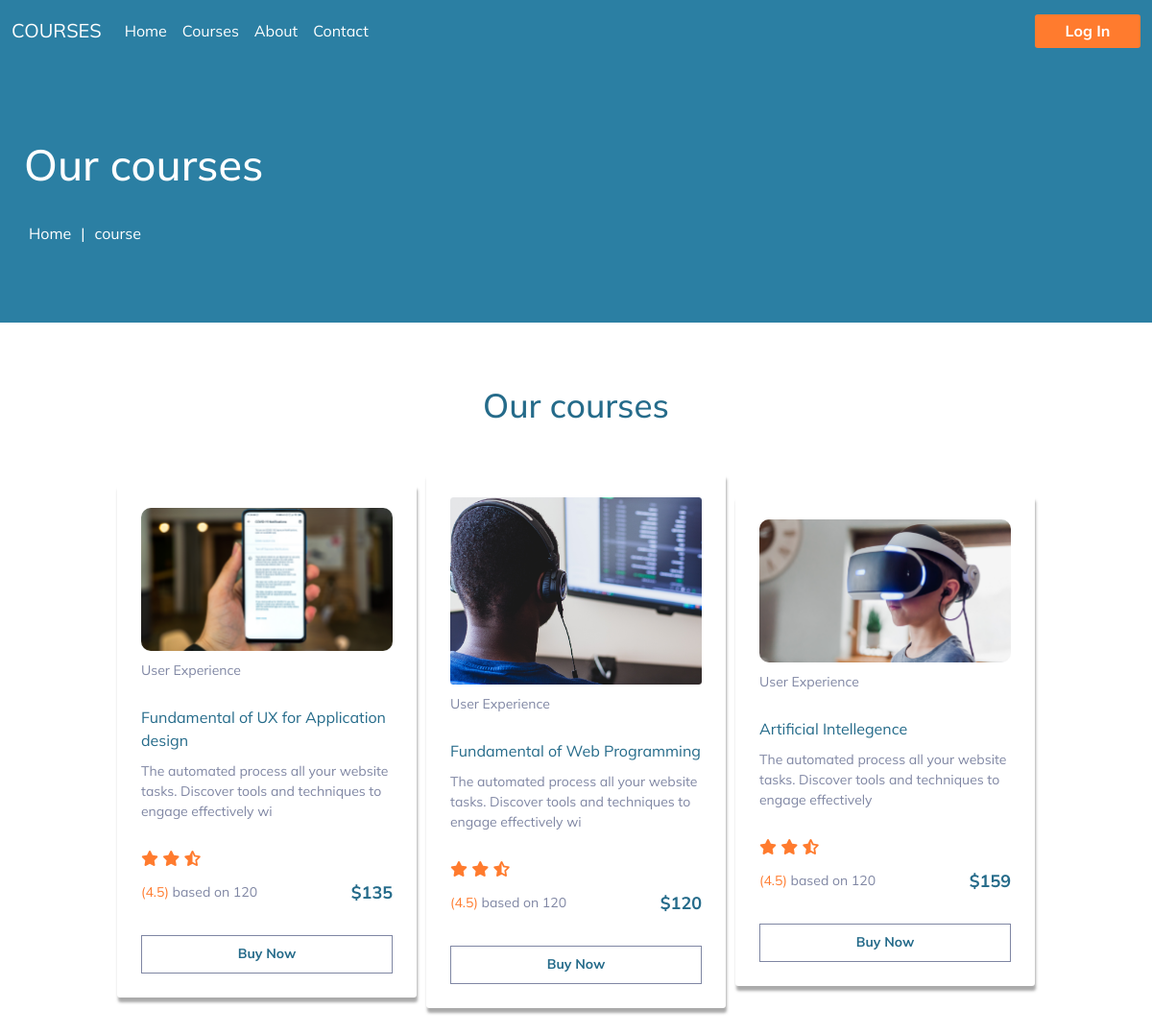
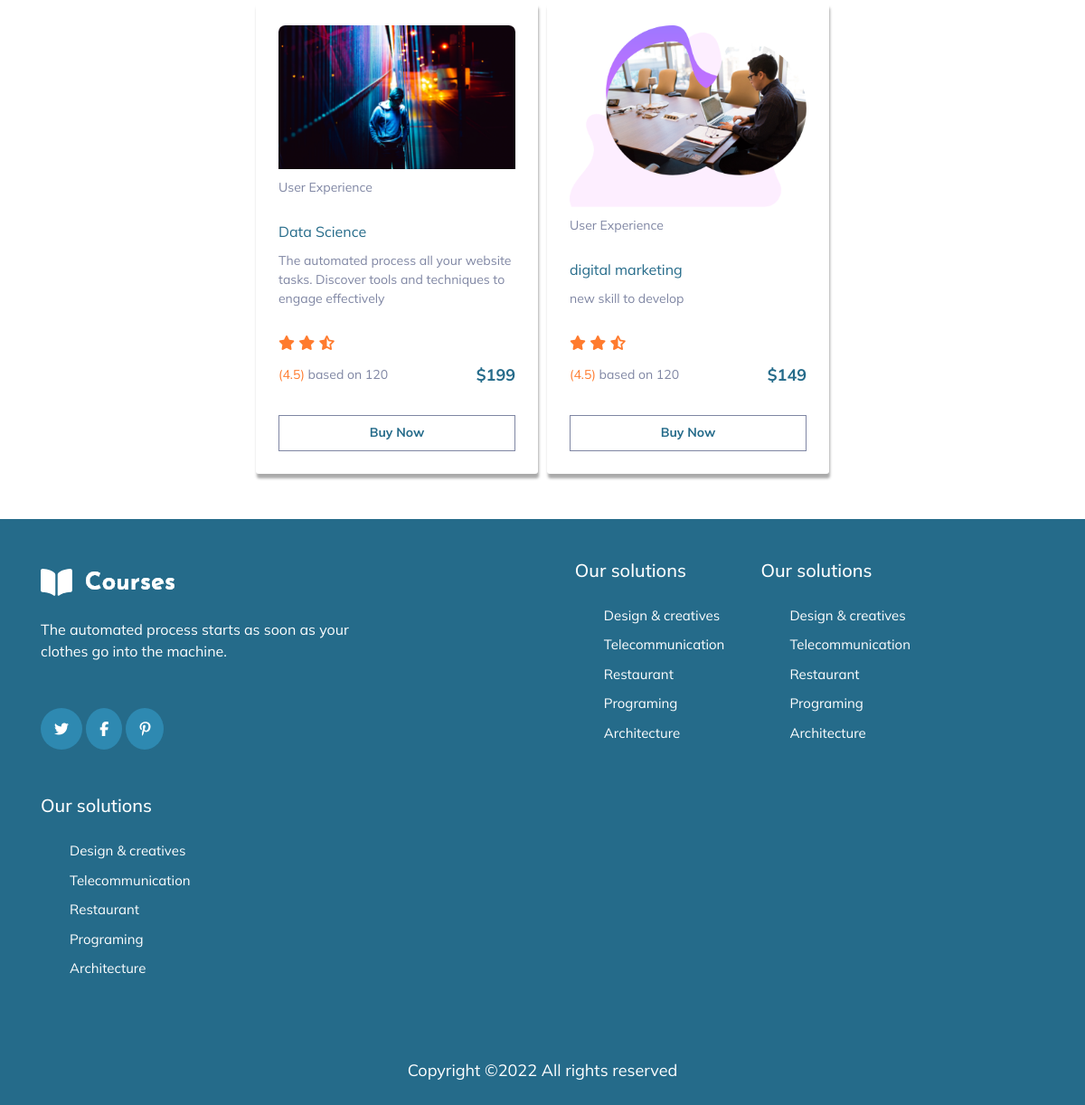
/courses.php, run on the app's committed database (2 pictures, top to bottom).
### tables this page shows
CREATE TABLE `subject` (
  `s_id` int(10) NOT NULL,
  `s_name` varchar(100) NOT NULL,
  `s_disc` varchar(100) NOT NULL,
  `s_price` int(100) NOT NULL,
  `s_img` varchar(255) NOT NULL
);

### courses.php (the view)
<?php
include 'header.php';
?>
<!DOCTYPE html>
<html lang="en">
<body>
    <section>
        <div class="course_container">
        <div class="course_container_data">
            <div class="course_container_data_heading">
                <h1>Our courses</h1>
                </div>
                <div class="course_container_data_back">
                    <p><a href="index.php">Home</a></p>
                    <p>|</p>
                    <p><a href="courses.php">course</a></p>
                </div>
        </div>
    </div>
    </section>
    <section>
        <div class="featured">
            <div class="featured_head">
                <h4>Our courses</h4>
            </div>
            <div class="featured_card">
                <?php
                include 'connection.php';
                $sql = "select *from subject";
                $result = mysqli_query($conn,$sql);
                if(mysqli_num_rows($result)>0){
                    while($row = mysqli_fetch_assoc($result)){
                ?>
                <div class="featured_card_inside">
                    <img src="<?php echo "uploadimage/".$row['s_img']?>" alt="course image">
                    <p>User Experience</p>
                    <a href=""><?php echo $row['s_name']?></a>
                    <p><?php echo $row['s_disc']?></p>
                    <div>
                        <i class="fa-solid fa-star"></i>
                        <i class="fa-solid fa-star"></i>
                        <i class="fa-solid fa-star-half-stroke"></i>
                    </div>
                    <div class="featured_card_inside_order">
                        <div class="featured_card_inside_order_review"><p><span>(4.5)</span> based on 120</p></div>
                        <p id="price">$<?php echo $row['s_price']?></p>
                    </div>
                    <div class="featured_card_inside_btn">
                        <a href="buycourse.php?id=<?php echo $row['s_id']?>"><button class="css-button-sliding-to-bottom--black">Buy Now</button></a>
                    </div>
                </div>
<?php
 }
}
?>
            </div>
        </div>
    </section>
</body>
</html>
<?php
include 'footer.php';
?>

### header.php (shortened to what this page needs)
<!DOCTYPE html>
<html lang="en">
<head>
    <link rel="stylesheet" href="./assets/css/style.css">
    <link href="https://cdn.jsdelivr.net/npm/bootstrap@5.0.2/dist/css/bootstrap.min.css" rel="stylesheet">
</head>
<body>
<?php
                    include 'connection.php';
                    ?>
    <nav class="navbar navbar-expand-lg navbar-light custom-nav">
        <div class="container-fluid inside-nav">
            <a class="navbar-brand text-white" href="index.php">COURSES</a>
            <div class="collapse navbar-collapse" id="navbarSupportedContent">
                <ul class="navbar-nav me-auto mb-2 mb-lg-0 ">
                    <li class="nav-item">
                        <a class="nav-link text-white"  href="index.php">Home</a>
                    </li>
                    <li class="nav-item">
                        <a class="nav-link text-white" href="courses.php">Courses</a>
                    </li>
                    <li class="nav-item">
                        <a class="nav-link text-white" href="about.php">About</a>
                    </li>
                    <li class="nav-item">
                        <a class="nav-link text-white" href="contact.php">Contact</a>
                    </li>
                </ul>
                    <?php
                    if(isset($_SESSION['$username'])){
                        $sql3 = "select *from userinformation  where user_id = '{$userid}'";
                        $result3 = mysqli_query($conn,$sql3);
                        $row3 = mysqli_fetch_assoc($result3);
                        if(empty($row3['user_img'])){
                        echo '<div class="dropdown">';
  echo '<button class="btn btn-secondary profile" type="button" id="dropdownMenuButton1" data-bs-toggle="dropdown" aria-expanded="false">';
  echo '<i class="fa-solid fa-user"></i>';
  echo '</button>';
  echo '<ul class="dropdown-menu " aria-labelledby="dropdownMenuButton1">';
          echo '<li><a href="profile.php">Profile</a></li>';
          echo '<li><a href="auth/logout.php">Logout</a></li>';
  echo '</ul>';
echo '</div>';
}
else{
    echo '<div class="dropdown">';
  echo '<button class="btn btn-secondary profile p-0" type="button" id="dropdownMenuButton1" data-bs-toggle="dropdown" aria-expanded="false">';
  ?>
<img src="<?php echo "auth/profileimage/".$row3['user_img']?>" style="width: 100%;
    height: 3em;
    border-radius: 25px;"; alt="course image">
  <?php
  echo '</button>';
  echo '<ul class="dropdown-menu " aria-labelledby="dropdownMenuButton1">';
          echo '<li><a href="profile.php">Profile</a></li>';
          echo '<li><a href="auth/logout.php">Logout</a></li>';
  echo '</ul>';
echo '</div>';
}
                    }
                    else{
                        echo '<li style="list-style:none;"><a href="auth/index.php"><button class="css-button css-button-sliding-to-right css-button-sliding-to-left--black">Log In</button></a></li>';
}
?>
            </div>
        </div>
    </nav>
</body>
</html>

### footer.php (shortened to what this page needs)
<!DOCTYPE html>
<html lang="en">
<head>
    <link rel="stylesheet" href="../assets/css/style.css">
</head>
<body>
    <div class="overflow" >
    <section>
        <div class="footer">
            <div class="footer_top">
                <div class="footer_top_left">
                    <div>
                        <img src="./assets/img/logo.webp" alt="">
                    </div>
                    <div>
                        <p>The automated process starts as soon as your clothes go into the machine.</p>
                    </div>
                    <div>
                        <a href=""><i class="fa-brands fa-twitter"></i></a>
                        <a href=""><i class="fa-brands fa-facebook-f"></i></a>
                        <a href=""><i class="fa-brands fa-pinterest-p"></i></a>
                    </div>
                </div>
                <div class="footer_data">
                    <h4>Our solutions</h4>
                    <ul>
                        <li><a href="">Design & creatives</a></li>
                        <li><a href="">Telecommunication</a></li>
                        <li><a href="">Restaurant</a></li>
                        <li><a href="">Programing</a></li>
                        <li><a href="">Architecture</a></li>
                    </ul>
                </div>
                <div class="footer_data">
                    <h4>Our solutions</h4>
                    <ul>
                        <li><a href="">Design & creatives</a></li>
                        <li><a href="">Telecommunication</a></li>
                        <li><a href="">Restaurant</a></li>
                        <li><a href="">Programing</a></li>
                        <li><a href="">Architecture</a></li>
                    </ul>
                </div>
                <div class="footer_data">
                    <h4>Our solutions</h4>
                    <ul>
                        <li><a href="">Design & creatives</a></li>
                        <li><a href="">Telecommunication</a></li>
                        <li><a href="">Restaurant</a></li>
                        <li><a href="">Programing</a></li>
                        <li><a href="">Architecture</a></li>
                    </ul>
                </div>
            </div>
            <div class="footer_bottom">
                <p>Copyright ©2022 All rights reserved</p>
            </div>
        </div>
    </section>
</div>
</body>
</html>

### data on the page
subject: s_img (picture), s_name "Fundamental of UX for Application design", s_disc "The automated process all your website tasks. Discover tools and techniques to engage effectively wi", s_price "135"
subject: s_img (picture), s_name "Fundamental of Web Programming", s_disc "The automated process all your website tasks. Discover tools and techniques to engage effectively wi", s_price "120"
subject: s_img (picture), s_name "Artificial Intellegence", s_disc "The automated process all your website tasks. Discover tools and techniques to engage effectively", s_price "159"
subject: s_img (picture), s_name "Data Science", s_disc "The automated process all your website tasks. Discover tools and techniques to engage effectively", s_price "199"
subject: s_img (picture), s_name "digital marketing", s_disc "new skill to develop", s_price "149"
